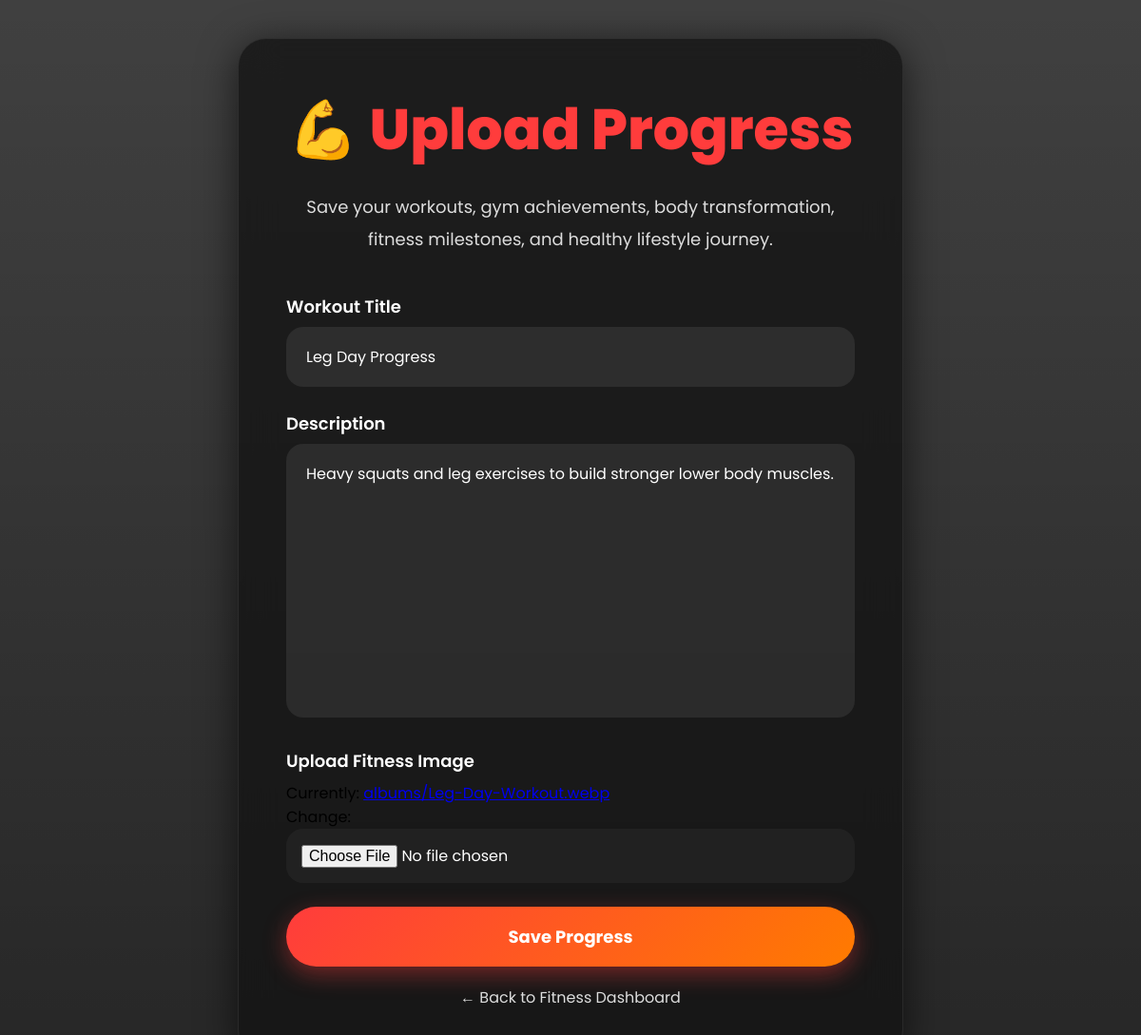
The app's page /15/update/ (signed in) with its own data.
### albums/models.py (models this page shows, shortened)
class Album(models.Model):
    user = models.ForeignKey(User, on_delete=models.CASCADE)
    title = models.CharField(max_length=100)
    description = models.TextField()
    image = models.ImageField(upload_to='albums/')
    created_at = models.DateTimeField(auto_now_add=True)

### albums/views.py (the view)
# urls.py: path('<int:pk>/update/', AlbumUpdateView.as_view(), name='album-update'),
class AlbumUpdateView(LoginRequiredMixin, UpdateView):
    model = Album
    fields = ['title', 'description', 'image']
    success_url = reverse_lazy('album-list')

### templates/albums/album_form.html (shortened to what this page needs)
<!DOCTYPE html>
<html lang="en">
<head>
</head>
<body>
    <div class="container">
        <h1>💪 Upload Progress</h1>
        <p class="subtitle">
            Save your workouts, gym achievements,
            body transformation, fitness milestones,
            and healthy lifestyle journey.
        </p>
        <form method="POST" enctype="multipart/form-data">
            <div>
                <label>Workout Title</label>
                {{ form.title }}
            </div>
            <div>
                <label>Description</label>
                {{ form.description }}
            </div>
            <div>
                <label>Upload Fitness Image</label>
                {{ form.image }}
            </div>
            <button type="submit" class="submit-btn">
                Save Progress
            </button>
        </form>
        <a href="/" class="back-btn">
            ← Back to Fitness Dashboard
        </a>
    </div>
</body>
</html>

### templates/albums/album_form.html (style rules this page uses)
* { margin:0; padding:0; box-sizing:border-box; font-family:'Poppins', sans-serif; }
body { background: linear-gradient(rgba(0,0,0,0.75), rgba(0,0,0,0.85)), url('https://images.unsplash.com/photo-1517836357463-d25dfeac3438?q=80&w=2070&auto=format&fit=crop'); background-size:cover; background-position:center; background-attachment:fixed; min-height:100vh; display:flex; justify-content:center; align-items:center; padding:40px; overflow-x:hidden; }
.container { width:100%; max-width:700px; background:rgba(20,20,20,0.78); backdrop-filter:blur(20px); border-radius:30px; padding:50px; border:1px solid rgba(255,255,255,0.08); box-shadow:0 8px 40px rgba(0,0,0,0.6); animation:fadeIn 1s ease; }
h1 { text-align:center; color:#ff3c3c; font-size:60px; margin-bottom:20px; font-weight:800; }
.subtitle { text-align:center; color:#ddd; line-height:34px; font-size:18px; margin-bottom:40px; }
form { display:flex; flex-direction:column; gap:25px; }
label { color:white; font-size:18px; font-weight:600; margin-bottom:8px; display:block; }
input, textarea { width:100%; padding:18px 20px; border:none; border-radius:18px; background:rgba(255,255,255,0.08); color:white; font-size:16px; outline:none; transition:0.3s; border:1px solid transparent; }
textarea { min-height:180px; resize:none; }
input[type="file"] { background:rgba(255,255,255,0.04); padding:15px; cursor:pointer; }
.submit-btn { width:100%; padding:18px; border:none; border-radius:50px; font-size:18px; font-weight:700; cursor:pointer; color:white; background:linear-gradient( 135deg, #ff3c3c, #ff7b00 ); transition:0.4s; box-shadow:0 8px 25px rgba(255,60,60,0.4); }
.back-btn { display:block; margin-top:20px; text-align:center; text-decoration:none; color:#ddd; transition:0.3s; }

### records on screen
Album: title "Leg Day Progress", description "Heavy squats and leg exercises to build stronger lower body muscles."
